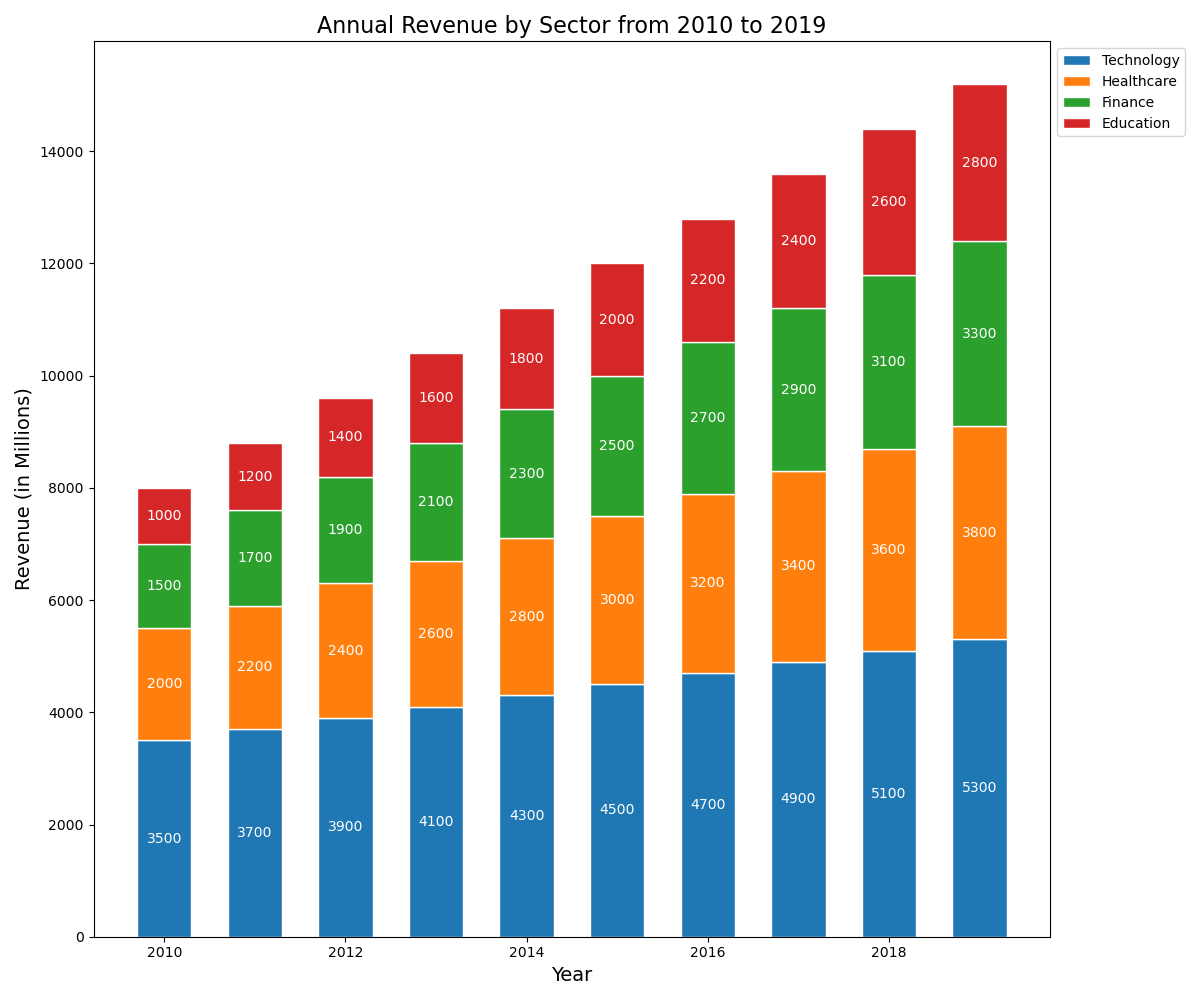

The script that drew this image:

import matplotlib.pyplot as plt

# Data
years = [2010, 2011, 2012, 2013, 2014, 2015, 2016, 2017, 2018, 2019]
technology = [3500, 3700, 3900, 4100, 4300, 4500, 4700, 4900, 5100, 5300]
healthcare = [2000, 2200, 2400, 2600, 2800, 3000, 3200, 3400, 3600, 3800]
finance = [1500, 1700, 1900, 2100, 2300, 2500, 2700, 2900, 3100, 3300]
education = [1000, 1200, 1400, 1600, 1800, 2000, 2200, 2400, 2600, 2800]

# Configuration for the figure size
plt.figure(figsize=(12, 10))

# Stacked vertical bar chart
plt.bar(years, technology, width=0.6, color='#1f77b4', edgecolor='white', label='Technology')
plt.bar(years, healthcare, width=0.6, bottom=technology, color='#ff7f0e', edgecolor='white', label='Healthcare')
plt.bar(years, finance, width=0.6, bottom=[i+j for i,j in zip(technology, healthcare)], color='#2ca02c', edgecolor='white', label='Finance')
plt.bar(years, education, width=0.6, bottom=[i+j+k for i,j,k in zip(technology, healthcare, finance)], color='#d62728', edgecolor='white', label='Education')

# Adding labels and title
plt.ylabel('Revenue (in Millions)', fontsize=14)
plt.xlabel('Year', fontsize=14)
plt.title('Annual Revenue by Sector from 2010 to 2019', fontsize=16)

# Adding numerical labels
for i in range(len(years)):
    plt.text(years[i], technology[i] / 2, f'{technology[i]}', ha='center', va='center', color='white', fontsize=10)
    plt.text(years[i], technology[i] + healthcare[i] / 2, f'{healthcare[i]}', ha='center', va='center', color='white', fontsize=10)
    plt.text(years[i], technology[i] + healthcare[i] + finance[i] / 2, f'{finance[i]}', ha='center', va='center', color='white', fontsize=10)
    plt.text(years[i], technology[i] + healthcare[i] + finance[i] + education[i] / 2, f'{education[i]}', ha='center', va='center', color='white', fontsize=10)

# Show legend
plt.legend(loc='upper left', bbox_to_anchor=(1,1))

# Display the chart
plt.tight_layout()
plt.show()
